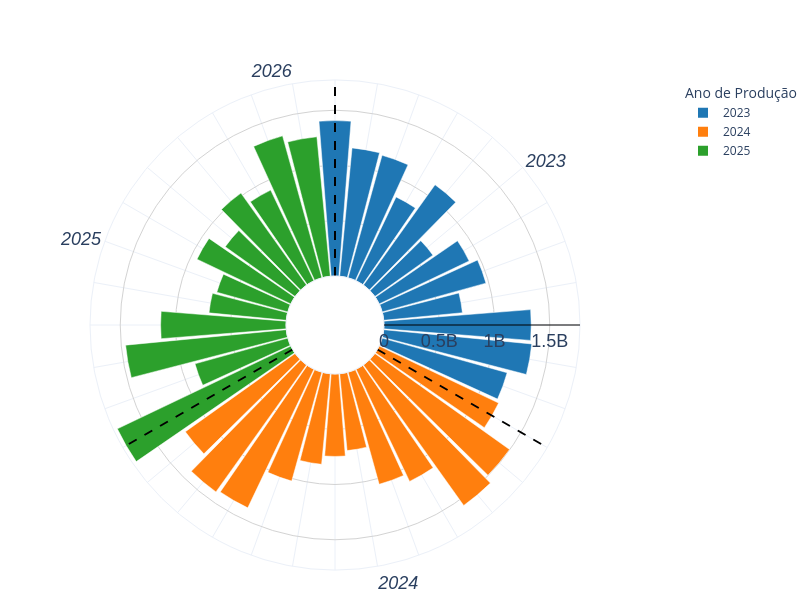

The notebook cell saved with this chart:
### Code cell
dfII = df_hora.copy()
dfII = dfII.groupby(by=[dfII['Ano'],dfII['Mês']]).sum().reset_index()
dfII = dfII[['Ano', 'Mês', 'Eólica (kWh)', 'Fotovoltaica (kWh)', 'Hídrica (kWh)', 'Resto (kWh)']]
dfII['Ano'] = dfII['Ano'].astype(str)
dfII['Mes/Ano'] = dfII['Mês'].astype(str) + '/' + dfII['Ano'].astype(str)
dfII = dfII.iloc[:-2,:]
anos_legend= list(dfII.apply(
    lambda x: str(x['Ano']) if x['Mês'] == 6 else "", axis=1))

def create_circular_histogram(tec:str):
    # ... (teu código inicial de criação do fig e dfII igual) ...
    r = tec
    if r not in dfII.columns:
        raise ValueError(f"Tecnologia '{r}' não encontrada.")
    
    # Garantir que anos_legend está atualizado
    anos_legend[-1] = "2026"

    fig = px.bar_polar(
        dfII,
        r=r,
        theta="Mes/Ano",
        color="Ano",
        template="plotly_white",
        color_discrete_sequence=px.colors.qualitative.D3
    ).update_layout(
        showlegend=True,
        coloraxis_showscale=False,
        legend=dict(
            title="Ano de Produção",
            font=dict(size=12),
            # Isto garante que a legenda não fica preta se o fundo for escuro
            itemsizing='constant' 
        ),
        polar=dict(hole = 0.2,
            angularaxis=dict(
                    type="category",
                    # IMPORTANTE: O array de categorias tem de ser a coluna theta completa
                    categoryarray=dfII['Mes/Ano'].tolist(),
                    categoryorder="array",
                    # O período tem de ser o número total de fatias para fechar o círculo
                    period=len(dfII),
                    tickvals=dfII['Mes/Ano'].tolist(),
                    # O texto é que leva a lista com vazios
                    ticktext=anos_legend,
                    direction="clockwise",
                    rotation=90,
                    tickfont=dict(size=18, family='Arial', style='italic')
            ),  
            radialaxis=dict(
                showticklabels=True, 
                range=[0, dfII[r].max()*1.02],
                nticks=5, 
                tickfont=dict(size=18, family='Arial'),
                linecolor='black', 
                linewidth=1,
                layer='above traces', # Mudei para 'below' para as barras não taparem os números
                gridcolor='lightgrey'
            ),   
        ),
        
        height=600,
        width=800,
        margin=dict(b=30, t=80, l=0, r=0),
        )

    # --- LÓGICA DAS LINHAS DIVISÓRIAS (CORRIGIDA) ---
    max_r = dfII[r].max()
    
    for i in range(-1,len(dfII) - 1):
        ano_atual = dfII.iloc[i]['Ano']
        ano_proximo = dfII.iloc[i+1]['Ano']
        
        if ano_atual != ano_proximo:
            # Pegamos no nome da categoria atual (Dezembro) 
            # e na categoria seguinte (Janeiro)
            cat_dez = dfII.iloc[i]['Mes/Ano']
            cat_jan = dfII.iloc[i+1]['Mes/Ano']
            
            # Adicionamos a linha usando os nomes das categorias
            # O Plotly desenha a linha na transição entre estas duas
            fig.add_trace(go.Scatterpolar(
                r=[0, max_r * 1.1],
                # Usar a categoria de Janeiro como ponto de referência
                theta=[cat_jan, cat_jan], 
                mode='lines',
                line=dict(color='black', width=2, dash='dash'),
                hoverinfo='none',
                showlegend=False
            ))
    return fig
"""
    # --- REAJUSTE DO LAYOUT PARA NÃO CRIAR ESPAÇOS ---
    fig.update_layout(
        polar=dict(
            angularaxis=dict(
                type="category",
                categoryarray=dfII['Mes/Ano'].tolist(),
                categoryorder="array",
                # Garante que não há espaços extras
                period=len(dfII['Mes/Ano'].unique()), 
                # ... resto das tuas configs ...
            )
        )
    )
    fig.update_layout(
        title=f"Evolução Mensal da Produção de Energia: {r}",
        showlegend=True,
        polar=dict(
            hole=0.2,
            bgcolor='white',
            angularaxis=dict(
                type="category",
                categoryarray=dfII['Mes/Ano'].tolist(),
                categoryorder="array",
                period=len(dfII),
                tickvals=dfII['Mes/Ano'].tolist(),
                ticktext=anos_legend,
                direction="clockwise",
                rotation=90,
                tickfont=dict(size=14, family='Arial', style='italic'),
                gridcolor='lightgrey'
            ),
            radialaxis=dict(
                gridcolor='lightgrey',
                showticklabels=True,
                tickfont=dict(size=12, color='black', family='Arial Black'),
                layer='above traces'
            )
        ),
        legend=dict(
            itemclick=False, 
            itemdoubleclick=False,
            title="Ano de Produção"
        ),
        height=700,
        width=800,
        margin=dict(b=50, t=80, l=50, r=50)
    )"""
    
fig = create_circular_histogram('Eólica (kWh)')
fig.show()

### Figure 1 — Plotly figure (JSON) as saved in the notebook; plotly's stock layout.template omitted (floating-point values rounded to 4 significant figures)
{"data": [{"hovertemplate": "Ano=2023<br>Eólica (kWh)=%{r}<br>Mes/Ano=%{theta}<extra></extra>", "legendgroup": "2023", "marker": {"color": "#1F77B4", "pattern": {"shape": ""}}, "name": "2023", "r": [1406000000.0, 1167000000.0, 1150000000.0, 840800000.0, 1116000000.0, 645100000.0, 901700000.0, 974200000.0, 714800000.0, 1332000000.0, 1345000000.0, 1173000000.0], "showlegend": true, "subplot": "polar", "theta": ["1/2023", "2/2023", "3/2023", "4/2023", "5/2023", "6/2023", "7/2023", "8/2023", "9/2023", "10/2023", "11/2023", "12/2023"], "type": "barpolar"}, {"hovertemplate": "Ano=2024<br>Eólica (kWh)=%{r}<br>Mes/Ano=%{theta}<extra></extra>", "legendgroup": "2024", "marker": {"color": "#FF7F0E", "pattern": {"shape": ""}}, "name": "2024", "r": [1197000000.0, 1497000000.0, 1563000000.0, 1125000000.0, 1053000000.0, 698600000.0, 746100000.0, 823100000.0, 1022000000.0, 1390000000.0, 1412000000.0, 1220000000.0], "showlegend": true, "subplot": "polar", "theta": ["1/2024", "2/2024", "3/2024", "4/2024", "5/2024", "6/2024", "7/2024", "8/2024", "9/2024", "10/2024", "11/2024", "12/2024"], "type": "barpolar"}, {"hovertemplate": "Ano=2025<br>Eólica (kWh)=%{r}<br>Mes/Ano=%{theta}<extra></extra>", "legendgroup": "2025", "marker": {"color": "#2CA02C", "pattern": {"shape": ""}}, "name": "2025", "r": [1739000000.0, 871600000.0, 1460000000.0, 1135000000.0, 701800000.0, 666300000.0, 940300000.0, 776700000.0, 1023000000.0, 909100000.0, 1333000000.0, 1268000000.0], "showlegend": true, "subplot": "polar", "theta": ["1/2025", "2/2025", "3/2025", "4/2025", "5/2025", "6/2025", "7/2025", "8/2025", "9/2025", "10/2025", "11/2025", "12/2025"], "type": "barpolar"}, {"hoverinfo": "none", "line": {"color": "black", "dash": "dash", "width": 2}, "mode": "lines", "r": [0, 1913000000.0], "showlegend": false, "theta": ["1/2023", "1/2023"], "type": "scatterpolar"}, {"hoverinfo": "none", "line": {"color": "black", "dash": "dash", "width": 2}, "mode": "lines", "r": [0, 1913000000.0], "showlegend": false, "theta": ["1/2024", "1/2024"], "type": "scatterpolar"}, {"hoverinfo": "none", "line": {"color": "black", "dash": "dash", "width": 2}, "mode": "lines", "r": [0, 1913000000.0], "showlegend": false, "theta": ["1/2025", "1/2025"], "type": "scatterpolar"}], "layout": {"barmode": "relative", "coloraxis": {"showscale": false}, "height": 600, "legend": {"font": {"size": 12}, "itemsizing": "constant", "title": {"text": "Ano de Produção"}, "tracegroupgap": 0}, "margin": {"b": 30, "l": 0, "r": 0, "t": 80}, "polar": {"angularaxis": {"categoryarray": ["1/2023", "2/2023", "3/2023", "4/2023", "5/2023", "6/2023", "7/2023", "8/2023", "9/2023", "10/2023", "11/2023", "12/2023", "1/2024", "2/2024", "3/2024", "4/2024", "5/2024", "6/2024", "7/2024", "8/2024", "9/2024", "10/2024", "11/2024", "12/2024", "1/2025", "2/2025", "3/2025", "4/2025", "5/2025", "6/2025", "7/2025", "8/2025", "9/2025", "10/2025", "11/2025", "12/2025"], "categoryorder": "array", "direction": "clockwise", "period": 36, "rotation": 90, "tickfont": {"family": "Arial", "size": 18, "style": "italic"}, "ticktext": ["", "", "", "", "", "2023", "", "", "", "", "", "", "", "", "", "", "", "2024", "", "", "", "", "", "", "", "", "", "", "", "2025", "", "", "", "", "", "2026"], "tickvals": ["1/2023", "2/2023", "3/2023", "4/2023", "5/2023", "6/2023", "7/2023", "8/2023", "9/2023", "10/2023", "11/2023", "12/2023", "1/2024", "2/2024", "3/2024", "4/2024", "5/2024", "6/2024", "7/2024", "8/2024", "9/2024", "10/2024", "11/2024", "12/2024", "1/2025", "2/2025", "3/2025", "4/2025", "5/2025", "6/2025", "7/2025", "8/2025", "9/2025", "10/2025", "11/2025", "12/2025"], "type": "category"}, "domain": {"x": [0, 1], "y": [0, 1]}, "hole": 0.2, "radialaxis": {"gridcolor": "lightgrey", "layer": "above traces", "linecolor": "black", "linewidth": 1, "nticks": 5, "range": [0, 1774000000.0], "showticklabels": true, "tickfont": {"family": "Arial", "size": 18}}}, "showlegend": true, "width": 800}}
